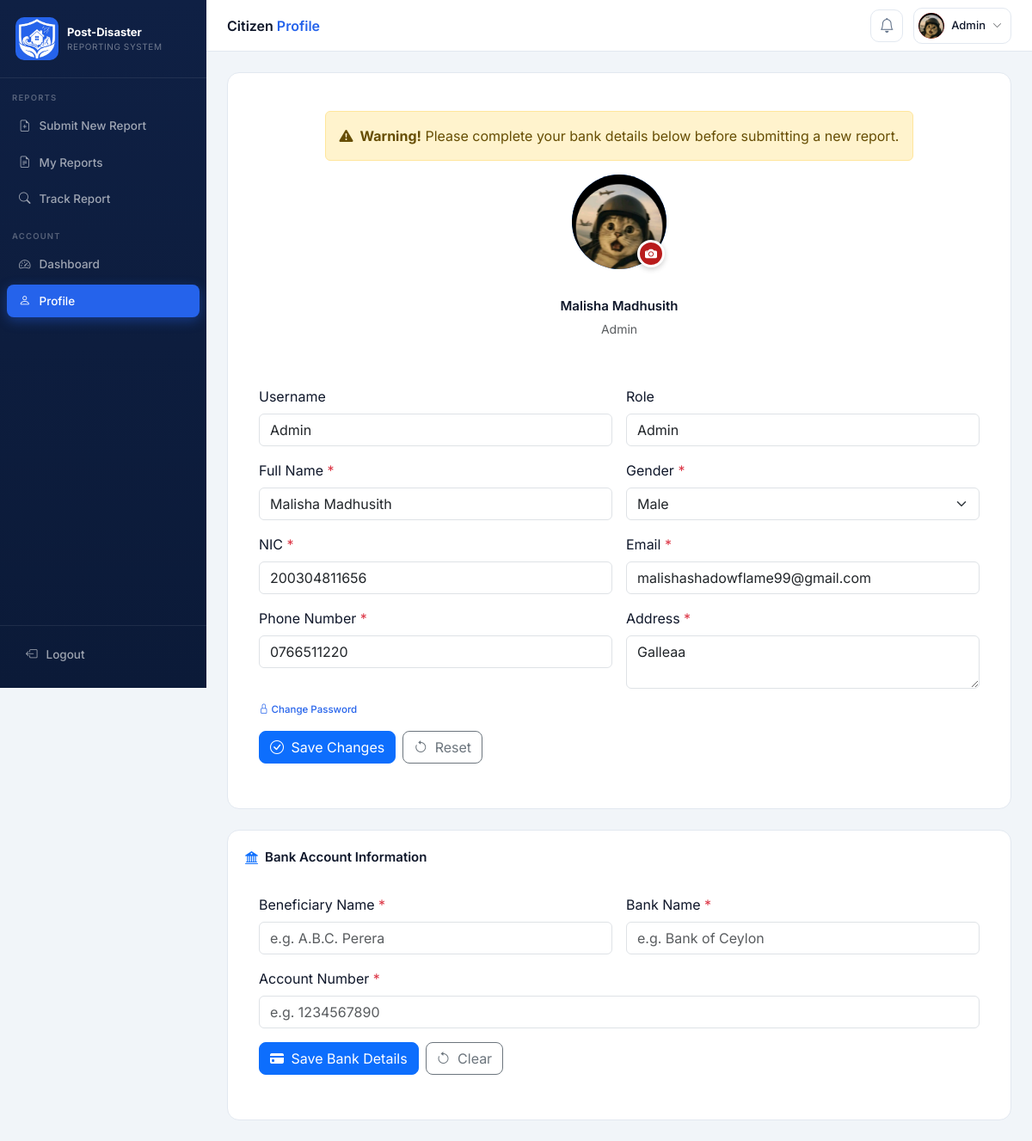
Screenshot of /citizen/CitizenprofileForm.php (signed in) with the database file from the repository.
### tables this page shows
CREATE TABLE `users` (
  `User_ID` int(11) NOT NULL,
  `Username` varchar(50) NOT NULL,
  `Password` varchar(255) NOT NULL,
  `Full_Name` varchar(100) NOT NULL,
  `Gender` enum('Male','Female','Other') DEFAULT NULL,
  `NIC` varchar(20) NOT NULL,
  `Email` varchar(100) NOT NULL,
  `Phone_Number` varchar(20) DEFAULT NULL,
  `Address` varchar(255) DEFAULT NULL,
  `Role_ID` int(11) NOT NULL,
  `User_Status` enum('Active','Banned') NOT NULL DEFAULT 'Active',
  `Created_Date` datetime NOT NULL DEFAULT current_timestamp(),
  `Profile_Picture` varchar(255) NOT NULL DEFAULT 'Default.png'
);

### classes/User.php (called while the page is built, shortened)
<?php
class User
{
    public function getUserById($userID)
    {
        try {
            include '../DBconnection.php';
            $sql = "SELECT User_ID, Username, Full_Name, Gender, NIC,
                        Email, Phone_Number, Address, Role_ID
                    FROM users
                    WHERE User_ID = ?";
            $stmt = mysqli_prepare($con, $sql);
            mysqli_stmt_bind_param($stmt, "i", $userID);
            mysqli_stmt_execute($stmt);
            $result = mysqli_stmt_get_result($stmt);
            if ($result && mysqli_num_rows($result) > 0) {
                return mysqli_fetch_assoc($result);
            } else {
                throw new Exception("User not found.");
            }
        } catch (Exception $e) {
            return [
                "success" => false,
                "message" => $e->getMessage()
            ];
        } finally {
            if (isset($stmt)) {
                mysqli_stmt_close($stmt);
            }
            if (isset($con)) {
                mysqli_close($con);
            }
        }
    }
    public function getUserProfilePicture($userID)
    {
        try {
            include '../DBconnection.php';
            $sql = "SELECT Profile_Picture
                    FROM users
                    WHERE User_ID = ?";
            $stmt = mysqli_prepare($con, $sql);
            mysqli_stmt_bind_param($stmt, "i", $userID);
            mysqli_stmt_execute($stmt);
            $result = mysqli_stmt_get_result($stmt);
            if ($result && mysqli_num_rows($result) > 0) {
                $row = mysqli_fetch_assoc($result);
                return $row['Profile_Picture'];
            } else {
                throw new Exception("User not found.");
            }
        } catch (Exception $e) {
            return [
                "success" => false,
                "message" => $e->getMessage()
            ];
        } finally {
            if (isset($stmt)) {
                mysqli_stmt_close($stmt);
            }
            if (isset($con)) {
                mysqli_close($con);
            }
        }
    }
}
?>

### userData.php (called while the page is built, shortened)
<?php
    include_once __DIR__ . '/classes/User.php';
    if(isset($_SESSION['username']))
    {
        if(isset($_SESSION['user_Id']) || $_SESSION['user_Id'] != null)
        {
            $userId = $_SESSION['user_Id'];
        }
        else
        {
            die("unauthorized");
        }
        $roleId = $_SESSION['role_Id'];
        $username = $_SESSION['username'];
        $userForPic = new User();
        $profilePicResult = $userForPic->getUserProfilePicture($userId);
        $profilePicFile = (is_array($profilePicResult) && isset($profilePicResult['success']) && $profilePicResult['success'] === false)
            ? null
            : $profilePicResult;
        if(isset($_SESSION['role_Id']))
        {
            switch($roleId)
            {
                case 1:
                $role = "Admin";
                break;
            }
        }
        else
        {
            header('Location:LoginForm.php');
            die();
        }
    }
    else
    {
         header("Location:LoginForm.php") ;
         exit();
    }
?>

### classes/PropertyDamage.php (called while the page is built, shortened)
<?php
    include '../userData.php';
?>

### citizen/Citizendashboard.php (called while the page is built, shortened)
<?php
    include '../userData.php';
    include '../classes/PropertyDamage.php';
?>

### citizen/CitizenprofileForm.php (the view, shortened to what this page needs)
<?php
    include '../userData.php';
    include 'Citizendashboard.php';
    $user = new User();
    $userRecord = $user->getUserById($userId);
?>
<html lang="en">
<head>
  <link href="https://cdnjs.cloudflare.com/ajax/libs/bootstrap/5.3.3/css/bootstrap.min.css" rel="stylesheet" />
  <link href="https://cdnjs.cloudflare.com/ajax/libs/bootstrap-icons/1.11.3/font/bootstrap-icons.min.css" rel="stylesheet"/>
  <link href="../style.css" rel="stylesheet" />
</head>
<body>
<nav id="sidebar">
  <div class="sidebar-brand">
    <div class="brand-icon"><img src="../pictures/Post-Disaster-Reporting-Logo-Notxt.png"></div>
    <div>
      <div class="brand-title">Post-Disaster</div>
      <div class="brand-sub">Reporting System</div>
    </div>
  </div>
  <div class="nav-section-label">Reports</div>
  <a class="nav-item" <?php echo !empty($isBank) ? 'onclick="newReport()"' : 'href="CitizenProfileForm.php"'; ?>>
   <i class="bi bi-file-earmark-plus"></i> Submit New Report
  </a>
  <a class="nav-item" href="CitizenMyReportsForm.php">
    <i class="bi bi-file-earmark-text"></i> My Reports
  </a>
  <a class="nav-item" href="CitizenTrackReportForm.php">
    <i class="bi bi-search"></i> Track Report
  </a>
  <div class="nav-section-label">Account</div>
  <a class="nav-item" href="CitizendashboardForm.php">
    <i class="bi bi-speedometer2"></i> Dashboard
  </a>
  <a class="nav-item active" href="CitizenprofileForm.php">
    <i class="bi bi-person"></i> Profile
  </a>
  <div class="sidebar-footer">
    <a class="nav-item" onclick="confirmLogout()">
      <i class="bi bi-box-arrow-left"></i> Logout
    </a>
  </div>
</nav>
<header id="topbar">
    <div class="topbar-title">Citizen <span class="citizen-accent">Profile</span></div>
    <button class="notif-btn" onclick="showNotifications()" title="Notifications">
        <i class="bi bi-bell"></i>
    </button>
    <div class="user-pill" onclick="window.location.href='CitizenProfileForm.php';">
        <div class="user-avatar admin-avatar">
            <?php if (!empty($profilePicFile)): ?>
                <img src="../uploads/Profile_Pic/<?php echo htmlspecialchars($profilePicFile); ?>" alt="" style="width:100%;height:100%;object-fit:cover;border-radius:50%;">
            <?php else: ?>
                <i class="bi bi-person-fill"></i>
            <?php endif; ?>
        </div>
        <span class="user-name"><?php echo htmlspecialchars($username) ?></span>
        <i class="bi bi-chevron-down text-muted" style="font-size:11px"></i>
    </div>
</header>
<main id="main">
  <div class="panel mb-4">
    <div class="panel-header justify-content-center flex-column text-center py-4">
      <form action="Citizenprofile.php" method="POST" enctype="multipart/form-data" id="profilePicForm">
        <?php if(isset($_SESSION['bankMessage']) && $_SESSION['bankMessage'] == false): ?>
        <div class="alert alert-warning d-flex align-items-center" role="alert">
          <i class="bi bi-exclamation-triangle-fill flex-shrink-0 me-2"></i>
          <div>
            <strong>Warning!</strong> Please complete your bank details below before submitting a new report.
          </div>
        </div>
        <?php endif;?>
        <div class="profile-avatar-lg mb-3 profile-avatar-wrap">
              <?php if (!empty($profilePicFile)): ?>
                  <img src="../uploads/Profile_Pic/<?php echo htmlspecialchars($profilePicFile); ?>"
                       alt="Profile Picture" class="profile-avatar-img">
              <?php else: ?>
                  <i class="bi bi-person-fill"></i>
              <?php endif; ?>
              <label for="profilePicInput" class="avatar-edit-btn" title="Update profile picture">
                  <i class="bi bi-camera-fill"></i>
              </label>
        </div>
      </form>
      <div class="panel-title justify-content-center">
        <?php echo htmlspecialchars($userRecord['Full_Name']); ?>
      </div>
      <div class="text-muted small mt-1"><?php echo htmlspecialchars($role); ?></div>
    </div>
    <form id="profile-form" novalidate>
      <div class="row g-3 p-3">
        <div class="col-md-6">
          <label class="form-label">Username</label>
          <input type="text" class="form-control" id="userName" name="userName"
                 value="<?php echo htmlspecialchars($userRecord['Username']); ?>" readonly>
        </div>
        <div class="col-md-6">
          <label class="form-label">Role</label>
          <input type="text" class="form-control" id="roleID" name="roleID"
                 value="<?php echo htmlspecialchars($role); ?>" readonly>
        </div>
        <div class="col-md-6">
          <label class="form-label">Full Name <span class="text-danger">*</span></label>
          <input type="text" class="form-control" id="fullName" name="fullName"
                 value="<?php echo htmlspecialchars($userRecord['Full_Name']); ?>" required>
        </div>
        <div class="col-md-6">
          <label class="form-label">Gender <span class="text-danger">*</span></label>
          <select class="form-select" id="gender" name="gender" required>
            <?php foreach (['Male', 'Female', 'Other'] as $g): ?>
              <option value="<?php echo $g; ?>" <?php echo ($userRecord['Gender'] === $g) ? 'selected' : ''; ?>>
                <?php echo $g; ?>
              </option>
            <?php endforeach; ?>
          </select>
        </div>
        <div class="col-md-6">
          <label class="form-label">NIC <span class="text-danger">*</span></label>
          <input type="text" class="form-control" id="NIC" name="NIC"
                 value="<?php echo htmlspecialchars($userRecord['NIC']); ?>" required>
        </div>
        <div class="col-md-6">
          <label class="form-label">Email <span class="text-danger">*</span></label>
          <input type="email" class="form-control" id="email" name="email"
                 value="<?php echo htmlspecialchars($userRecord['Email']); ?>" required>
        </div>
        <div class="col-md-6">
          <label class="form-label">Phone Number <span class="text-danger">*</span></label>
          <input type="tel" class="form-control" id="phoneNo" name="phoneNo"
                 value="<?php echo htmlspecialchars($userRecord['Phone_Number']); ?>" required>
        </div>
        <div class="col-md-6">
          <label class="form-label">Address <span class="text-danger">*</span></label>
          <textarea class="form-control" id="address" name="address" rows="2" required><?php
              echo htmlspecialchars($userRecord['Address']);
          ?></textarea>
        </div>
      </div>
      <div class="p-3 pt-0">
        <a class="stat-link" data-bs-toggle="collapse" href="#pwdSection" role="button">
          <i class="bi bi-lock"></i> Change Password
        </a>
      </div>
      <div class="p-3 pt-0 d-flex gap-2">
        <button type="submit" class="btn btn-primary rounded-3" id="profile-submit-btn">
          <i class="bi bi-check-circle me-1"></i> Save Changes
        </button>
        <button type="reset" class="btn btn-outline-secondary rounded-3">
          <i class="bi bi-arrow-counterclockwise me-1"></i> Reset
        </button>
      </div>
    </form>
  </div>
  <div class="panel">
    <div class="panel-header">
      <div class="panel-title">
        <i class="bi bi-bank2 text-primary"></i> Bank Account Information
      </div>
    </div>
    <form id="bank-details-form" class="p-3" action="CitizenBank.php" method="POST">
      <div class="row g-3">
        <div class="col-md-6">
          <label class="form-label">Beneficiary Name <span class="text-danger">*</span></label>
          <input type="text" class="form-control" id="accountHolderName" name="accountHolderName"
                 placeholder="e.g. A.B.C. Perera"
                 value="<?php echo htmlspecialchars($bankDetails['Account_Holder_Name'] ?? ''); ?>" required>
        </div>
        <div class="col-md-6">
          <label class="form-label">Bank Name <span class="text-danger">*</span></label>
          <input type="text" class="form-control" id="bankName" name="bankName"
                 placeholder="e.g. Bank of Ceylon"
                 value="<?php echo htmlspecialchars($bankDetails['Bank_Name'] ?? ''); ?>" required>
        </div>
        <div class="col-md-12">
          <label class="form-label">Account Number <span class="text-danger">*</span></label>
          <input type="text" class="form-control" id="accountNumber" name="accountNumber"
                 placeholder="e.g. 1234567890"
                 value="<?php echo htmlspecialchars($bankDetails['Account_Number'] ?? ''); ?>" required>
        </div>
      </div>
      <div class="pt-3 d-flex gap-2">
        <button type="submit" name="submit_bank_details" class="btn btn-primary rounded-3" id="bank-submit-btn">
          <i class="bi bi-credit-card-fill me-1"></i> Save Bank Details
        </button>
        <button type="reset" class="btn btn-outline-secondary rounded-3">
          <i class="bi bi-arrow-counterclockwise me-1"></i> Clear
        </button>
      </div>
    </form>
  </div>
</main>
</body>
</html>

### rows the page displays
users: Profile_Picture (picture), Full_Name "Malisha Madhusith", userName "Admin", fullName "Malisha Madhusith", gender "Male", NIC "200304811656", email "malishashadowflame99@gmail.com", phoneNo "0766511220", address "Galleaa"

### other values shown
$username "Admin"
$role "Admin"
